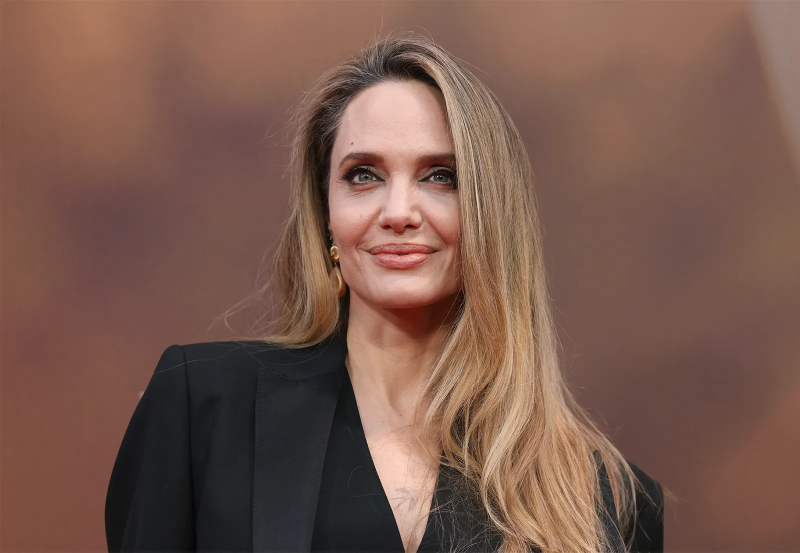
#> input picture images/jolie.jpg, 1600 x 1105 px (shown at 1/2 size)
$ jupyter execute --allow-errors a_image_basics.ipynb
#> lines starting #> are read from the running program, lines starting #| are printed output that depends on the picture; after the words box and inside, x2 and y2 are one past the last pixel; in counts of white or black regions, pixels touching at a corner belong together
# Image Creation

[cell 1]
# Creating a (6, 8) grayscale image with a white pixel at (2, 3)
import cv2 as cv
import numpy as np
import matplotlib.pyplot as plt
im = np.zeros((6,8), dtype=np.uint8)
print(im)
im[0,0] = 160
fig, ax = plt.subplots(1, 1, figsize=(6, 8))
ax.imshow(im, cmap='gray', vmin=0, vmax=255)
ax.xaxis.set_ticks_position('top')
plt.show()

[cell 2]
# Creating a (6, 8) color image with a pink pixel at (2, 3)
import cv2 as cv
import numpy as np
import matplotlib.pyplot as plt
im = np.zeros((6,8,3), dtype=np.uint8)
im[2,3] = (255, 190, 203)
fig, ax = plt.subplots(1, 1, figsize=(6, 8))
ax.imshow(im)
ax.xaxis.set_ticks_position('top')
plt.show()

[cell 3]
# Opening an Image and Displaying Using Matplotlib.
import cv2 as cv
import matplotlib.pyplot as plt
im = cv.imread('images/jolie.jpg')
#> im is the input picture: shape (1105, 1600, 3); mean B, G, R 77.2, 89.5, 121.4
fig, ax = plt.subplots(1, 1, figsize=(6, 8))
ax.imshow(cv.cvtColor(im, cv.COLOR_BGR2RGB))
ax.xaxis.set_ticks_position('top')
plt.show()

[cell 4]
# Opening an Image and Displaying Using OpenCV.
import cv2 as cv
im = cv.imread('images/jolie.jpg')
cv.namedWindow('Image', cv.WINDOW_AUTOSIZE)
cv.imshow('Image', im)
cv.waitKey(0)
cv.destroyAllWindows()

[cell 5]
# Opening an Image and Displaying Properties.
import cv2 as cv
import matplotlib.pyplot as plt
im = cv.imread('images/jolie.jpg')
fig, ax = plt.subplots(1, 1, figsize=(6, 8))
ax.imshow(cv.cvtColor(im, cv.COLOR_BGR2RGB))
ax.xaxis.set_ticks_position('top')
plt.show()
print('Image Shape:', im.shape)
#| Image Shape: (1105, 1600, 3)
print('Image Data Type:', im.dtype)
#| Image Data Type: uint8
print('Image Size:', im.size)
#| Image Size: 5304000

[cell 6]
# Open emma_gray.jpg and increase its brightness.
from turtle import title
import cv2 as cv
import numpy as np
import matplotlib.pyplot as plt
im1 = cv.imread('images/jolie.jpg', cv.IMREAD_GRAYSCALE)
#> im1: shape (1105, 1600); min 0, max 254, mean 97.6
im2 = cv.add(im1, 100)
fig, ax = plt.subplots(1, 2, figsize=(6, 8))
ax[0].imshow(im1, cmap='gray', vmin=0, vmax=255)
ax[0].set_title('Original Image')
ax[1].imshow(im2, cmap='gray', vmin=0, vmax=255)
ax[1].set_title('Brightness Increased')
for a in ax:
    a.axis('off')
plt.show()

[cell 7]
# Open emma_gray.jpg and increase its brightness [INCORRECT]
from turtle import title
import cv2 as cv
import numpy as np
import matplotlib.pyplot as plt
im1 = cv.imread('images/jolie.jpg', cv.IMREAD_GRAYSCALE)
im2 = im1 + 100
fig, ax = plt.subplots(1, 2, figsize=(6, 8))
ax[0].imshow(im1, cmap='gray', vmin=0, vmax=255)
ax[0].set_title('Original Image')
ax[1].imshow(im2, cmap='gray', vmin=0, vmax=255)
ax[1].set_title('Brightness Increased')
for a in ax:
    a.axis('off')
plt.show()

[cell 8]
# Extracting the Blue Channel from an Image.
import cv2 as cv
import numpy as np
import matplotlib.pyplot as plt
im = cv.imread('images/flowersrgb.jpg')
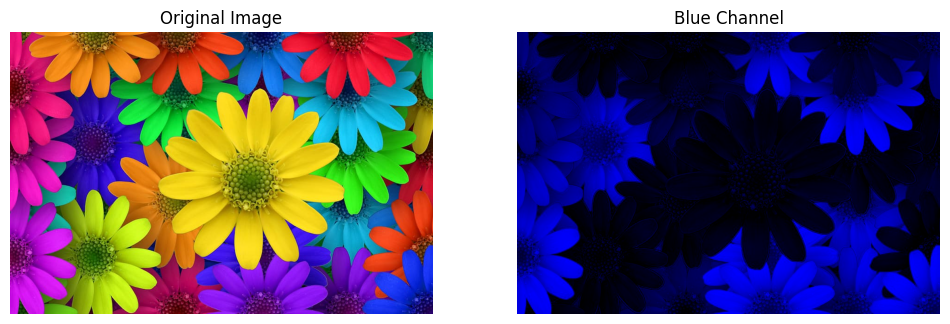
#> input picture images/flowersrgb.jpg, 950 x 324 px
#> im is the input picture: shape (324, 950, 3); mean B, G, R 121.9, 95.9, 108.7
im_blue = im.copy()
im_blue[:,:,1] = 0
im_blue[:,:,2] = 0
fig, ax = plt.subplots(1, 2, figsize=(12, 8))
ax[0].imshow(cv.cvtColor(im, cv.COLOR_BGR2RGB))
ax[0].set_title('Original Image')
ax[1].imshow(cv.cvtColor(im_blue, cv.COLOR_BGR2RGB))
ax[1].set_title('Blue Channel')
for a in ax:
    a.axis('off')
plt.show()

[cell 9]
# Increase brightness of im1 by 100 using loops
im2 = np.zeros_like(im1)
for i in range(im1.shape[0]):
    for j in range(im1.shape[1]):
        val = int(im1[i, j]) + 100
        im2[i, j] = 255 if val > 255 else val

fig, ax = plt.subplots(1, 2, figsize=(6, 8))
ax[0].imshow(im1, cmap='gray', vmin=0, vmax=255)
ax[0].set_title('Original Image')
ax[1].imshow(im2, cmap='gray', vmin=0, vmax=255)
ax[1].set_title('Brightness Increased')
for a in ax:
    a.axis('off')
plt.show()

[cell 10]
# Extract the red and green channels from an image.
im_red = im.copy()
im_red[:,:,1] = 0
im_red[:,:,0] = 0
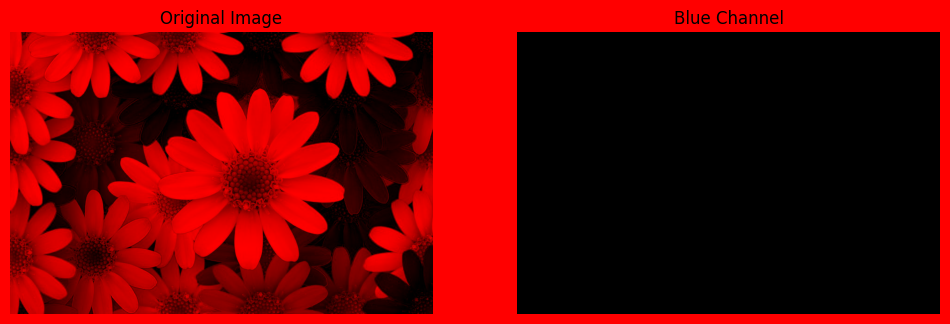
#> im_red: shape (324, 950, 3); mean B, G, R 0, 0, 108.7
im_green = im.copy()
im_green[:,:,0] = 0
im_green[:,:,2] = 0
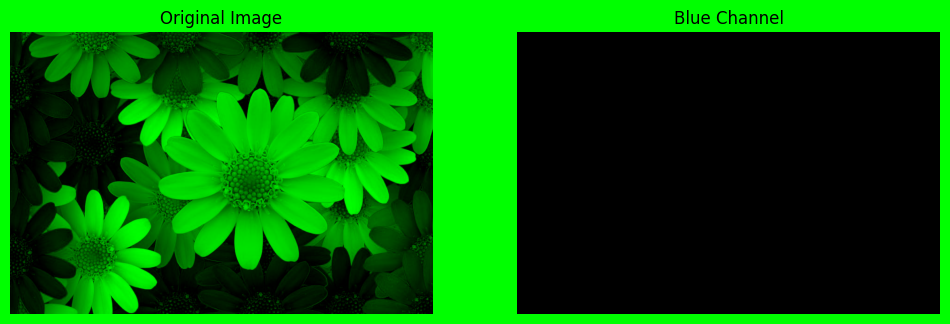
#> im_green: shape (324, 950, 3); mean B, G, R 0, 95.9, 0
fig, ax = plt.subplots(1, 2, figsize=(12, 8))
ax[0].imshow(cv.cvtColor(im_red, cv.COLOR_BGR2RGB))
ax[0].set_title('Red Channel')
ax[1].imshow(cv.cvtColor(im_green, cv.COLOR_BGR2RGB))
ax[1].set_title('Green Channel')
for a in ax:
    a.axis('off')
plt.show()

[cell 11]
import cv2 as cv
import numpy as np
import matplotlib.pyplot as plt
im = cv.imread('images/pencils.jpg')
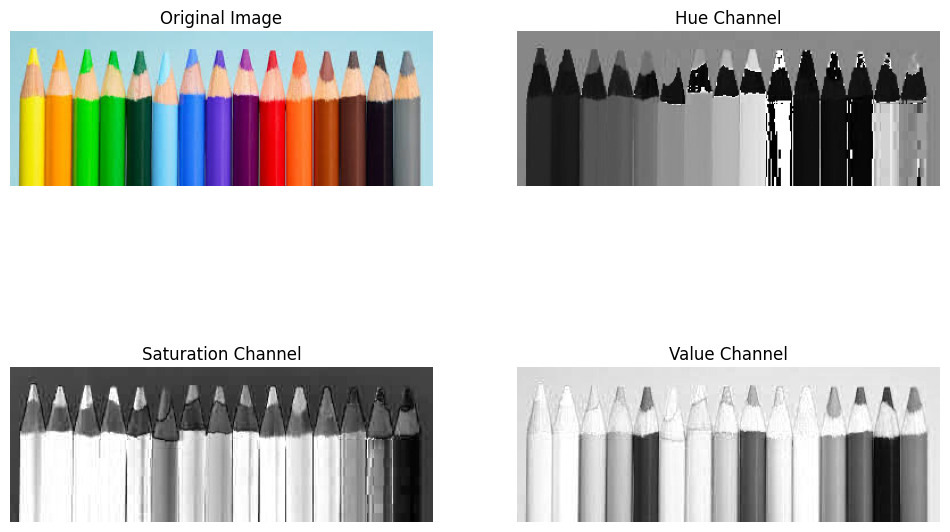
#> input picture images/pencils.jpg, 950 x 532 px
#> im is the input picture: shape (532, 950, 3); mean B, G, R 195.3, 197.7, 197.7
im_hsv = cv.cvtColor(im, cv.COLOR_BGR2HSV)
#> im_hsv: shape (532, 950, 3); mean H, S, V 9.5, 18.3, 203.8
fig, ax = plt.subplots(2, 2, figsize=(12, 8))
ax[0, 0].imshow(cv.cvtColor(im, cv.COLOR_BGR2RGB))
ax[0, 0].set_title('Original Image')
ax[0, 1].imshow(im_hsv[:,:,0], cmap='gray')
ax[0, 1].set_title('Hue Channel')
ax[1, 0].imshow(im_hsv[:,:,1], cmap='gray')
ax[1, 0].set_title('Saturation Channel')
ax[1, 1].imshow(im_hsv[:,:,2], cmap='gray')
ax[1, 1].set_title('Value Channel')
for a in ax.ravel():
    a.axis('off')
plt.show()

[cell 12]
# Segment the light-blue pencil from the image.
import cv2 as cv
import numpy as np
import matplotlib.pyplot as plt
im = cv.imread('images/pencils.jpg')
im_hsv = cv.cvtColor(im, cv.COLOR_BGR2HSV)
mask = cv.inRange(im_hsv, (90, 100, 100), (130, 255, 255))
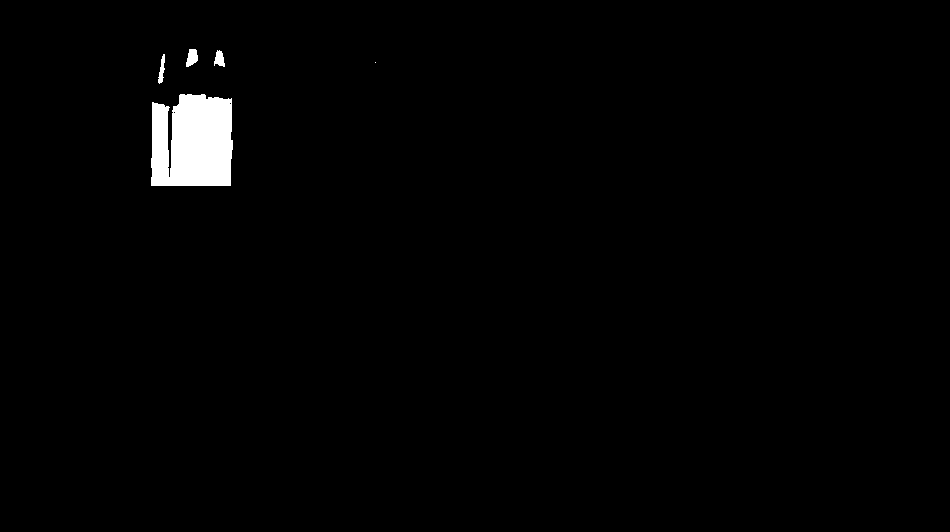
#> mask: shape (532, 950); 1.4% white; 5 white regions (1 under 20 px), largest, box (x1, y1, x2, y2) and area: (151, 94, 233, 186) 6735, (186, 49, 198, 67) 155, (214, 50, 225, 67) 125, (158, 54, 165, 84) 114
im_segmented = cv.bitwise_and(im, im, mask=mask)
fig, ax = plt.subplots(1, 2, figsize=(12, 8))
ax[0].imshow(cv.cvtColor(im, cv.COLOR_BGR2RGB))
ax[0].set_title('Original Image')
ax[1].imshow(cv.cvtColor(im_segmented, cv.COLOR_BGR2RGB))
ax[1].set_title('Segmented Image')
for a in ax:
    a.axis('off')
plt.show()

[cell 13]
# Write the brightness increasing code using loops.
import cv2 as cv
import numpy as np
import matplotlib.pyplot as plt
im1 = cv.imread('images/jolie.jpg', cv.IMREAD_GRAYSCALE)
im2 = np.zeros_like(im1)
for i in range(im1.shape[0]):
    for j in range(im1.shape[1]):
        im2[i,j] = im1[i,j] + 100
fig, ax = plt.subplots(1, 2, figsize=(6, 8))
ax[0].imshow(im1, cmap='gray', vmin=0, vmax=255)
ax[0].set_title('Original Image')
ax[1].imshow(im2, cmap='gray', vmin=0, vmax=255)
ax[1].set_title('Brightness Increased')
for a in ax:
    a.axis('off')
plt.show()

[cell 14]
# Identity Transformations (Identity)
import cv2 as cv
import numpy as np
import matplotlib.pyplot as plt
f = cv.imread('images/jolie.jpg', cv.IMREAD_GRAYSCALE)
t = np.arange(256, dtype=np.uint8)
g = t[f]
fig, ax = plt.subplots(1, 3, figsize=(12, 4))
ax[0].imshow(f, cmap='gray', vmin=0, vmax=255)
ax[0].set_title('Original Image')
ax[1].imshow(g, cmap='gray', vmin=0, vmax=255)
ax[1].set_title('Transformed Image')

ax[2].plot(t)
ax[2].set_ylim([0, 255])
ax[2].set_xlim([0, 255])
ax[2].set_title('Transformation Function')
for a in ax[0:2]:
    a.axis('off')
plt.show()
#> figure, not shown here; panel 3: curve peaks at x = 255, y = 255

[cell 15]
# Negative Transformation
import cv2 as cv
import numpy as np
import matplotlib.pyplot as plt
f = cv.imread('images/jolie.jpg', cv.IMREAD_GRAYSCALE)
t = np.arange(255, -1, -1,  dtype=np.uint8)
g = t[f]
plt.plot(t)
cv.namedWindow('Image', cv.WINDOW_AUTOSIZE)
cv.imshow('Image', f)
cv.waitKey(10000)
cv.imshow('Image', g)
cv.waitKey(10000)
cv.destroyAllWindows()
#> figure, not shown here; curve peaks at x = 0, y = 255

[cell 16]
# Intensity Windowing
import cv2 as cv
import numpy as np
import matplotlib.pyplot as plt

c = np.array([(100, 50), (150, 200)]) #This creates the control points fot the transformation

t1 = np.linspace(0, c[0,1], c[0,0] + 1 - 0).astype('uint8')
print(len(t1))
t2 = np.linspace(c[0,1] + 1, c[1,1], c[1,0] - c[0,0]).astype('uint8')
print(len(t2))
t3 = np.linspace(c[1,1] + 1, 255, 255 - c[1,0]).astype('uint8')
print(len(t3))

transform = np.concatenate((t1, t2), axis=0).astype('uint8')
transform = np.concatenate((transform, t3), axis=0).astype('uint8')
print(len(transform))

fig, ax = plt.subplots()
ax.plot(transform)
ax.set_xlabel(r'Input, $f(\mathbf{x})$')
ax.set_ylabel(r'Output, $\mathrm{T}[f(\mathbf{x})]$')
ax.set_xlim(0,255)
ax.set_ylim(0,255)
ax.set_aspect('equal')
plt.show()
#> figure, not shown here; curve peaks at x = 255, y = 255


img_orig = cv.imread('images/jolie.jpg', cv.IMREAD_GRAYSCALE)
cv.namedWindow("Image", cv.WINDOW_AUTOSIZE)
cv.imshow("Image", img_orig)
cv.waitKey(300)
image_transformed = cv.LUT(img_orig, transform)
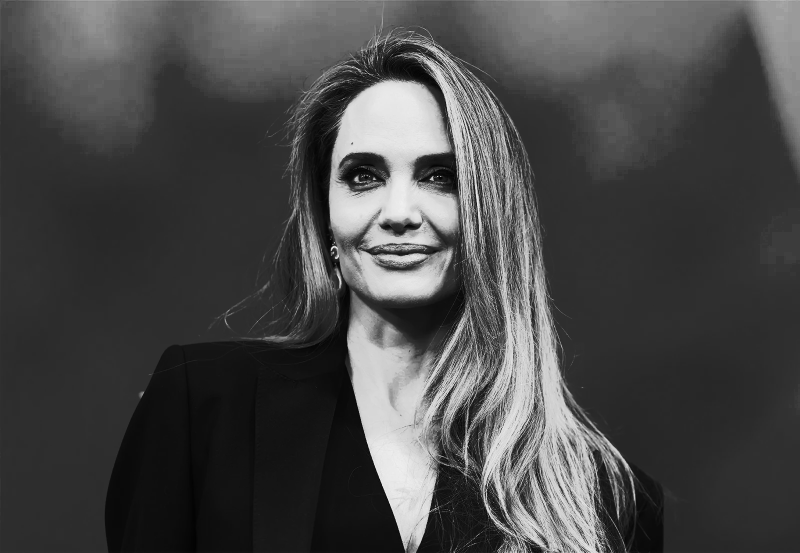
#> image_transformed: shape (1105, 1600) (shown at 1/2 size); min 0, max 254, mean 72.8
cv.imshow("Image", image_transformed)
cv.waitKey(3000)
cv.destroyAllWindows()

[cell 17]
# Plots of Functions for Gamma Correction
import numpy as np
import matplotlib.pyplot as plt

fig, ax = plt.subplots()
gamma = [0.2, 0.5, 1, 2, 5]
for g in gamma:
    table = np.array([(i/255.0)**(g)*255.0 for i in np.arange(0,256)]).astype('uint8')
    ax.plot(table, label=r'$\gamma = {g}$'.format(g=g))
ax.legend(loc='best')
ax.set_xlim(0,255)
ax.set_ylim(0,255)
ax.set_aspect('equal')
ax.set_xlabel(r'Input, $f(\mathbf{x})$')
ax.set_ylabel(r'Output, $\mathrm{T}[f(\mathbf{x})]$')
plt.savefig('transform.png')
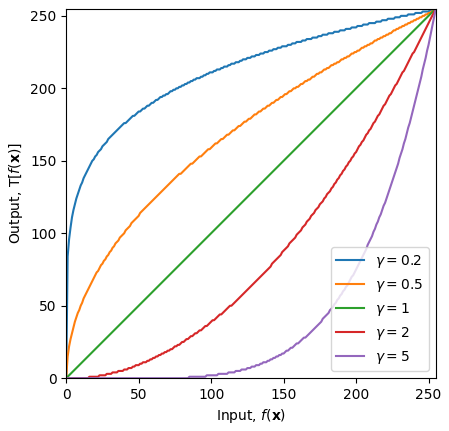
#> figure drawn by matplotlib, 1 panel; curve peaks at x = 255, y = 255; curve peaks at x = 255, y = 255; curve peaks at x = 255, y = 255
plt.show()

[cell 18]
# Gamma Correction
import cv2 as cv
import numpy as np
import matplotlib.pyplot as plt

gamma = 4
f = cv.imread('images/jolie.jpg', cv.IMREAD_GRAYSCALE)

t = np.array([(i/255.0)**(gamma)*255 for i in np.arange(0,256)]).astype(np.uint8)
#> t = 256 values from 0 to 255
g = cv.LUT(f, t)
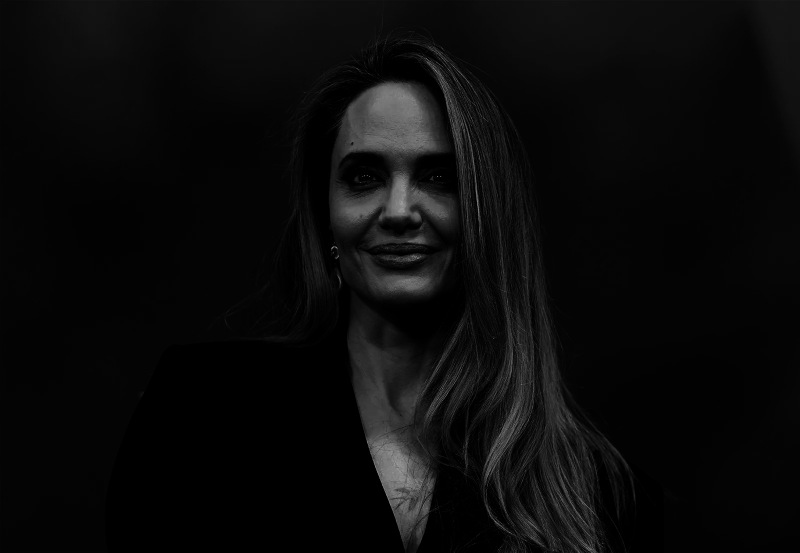
#> g: shape (1105, 1600) (shown at 1/2 size); min 0, max 251, mean 10.6

fig, ax = plt.subplots(1, 2, figsize=(12, 8))
ax[0].imshow(f, cmap='gray', vmin=0, vmax=255)
ax[0].set_title('Original Image')
ax[1].imshow(g, cmap='gray', vmin=0, vmax=255)
ax[1].set_title('Gamma Correction')
for a in ax:
    a.axis('off')
plt.show()

[cell 19]
# Do teh above for gramma = 0.1, 0.2, 0.5, 1, 2, 5
import cv2 as cv
import numpy as np
import matplotlib.pyplot as plt

gammas = [0.1, 0.2, 0.5, 1, 2, 5]
f = cv.imread('images/Fig0309(a)(washed_out_aerial_image).tif', cv.IMREAD_GRAYSCALE)

fig, ax = plt.subplots(2, 3, figsize=(12, 8))
#> (the rest of this cell did not finish here and is left out)

[cell 20]
# Histrogram Using Numpy
import cv2 as cv
import numpy as np
import matplotlib.pyplot as plt

f = cv.imread('images/emma_gray.jpg', cv.IMREAD_GRAYSCALE)
#> (the rest of this cell did not finish here and is left out)

[cell 21]
# Histogram Using OpenCV
import cv2 as cv
import numpy as np
import matplotlib.pyplot as plt

f = cv.imread('images/emma_gray.jpg', cv.IMREAD_GRAYSCALE)
hist = cv.calcHist([f], [0], None, [256], [0, 256])
#> hist = 256 values from 0 to 0
fig, ax = plt.subplots(1, 2, figsize=(12, 4))
#> (the rest of this cell did not finish here and is left out)

[cell 22]
# Carry Our Histogram Equalization on the shells.tif Image
import cv2 as cv
import numpy as np
import matplotlib.pyplot as plt

f = cv.imread('images/shells.tif', cv.IMREAD_GRAYSCALE)
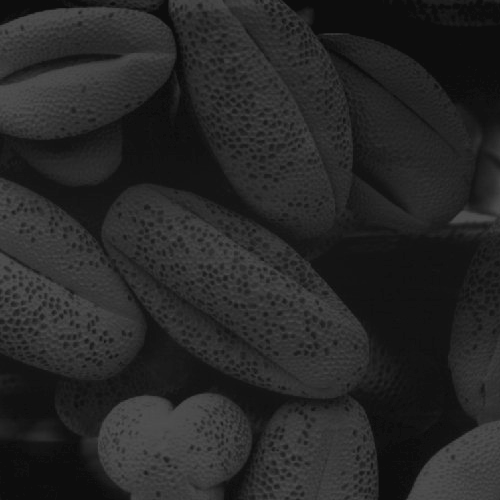
#> input picture a1images/a1images/shells.tif, 500 x 500 px, found by its file name
#> f is the input picture: shape (500, 500); min 13, max 83, mean 38.7
g = cv.equalizeHist(f)
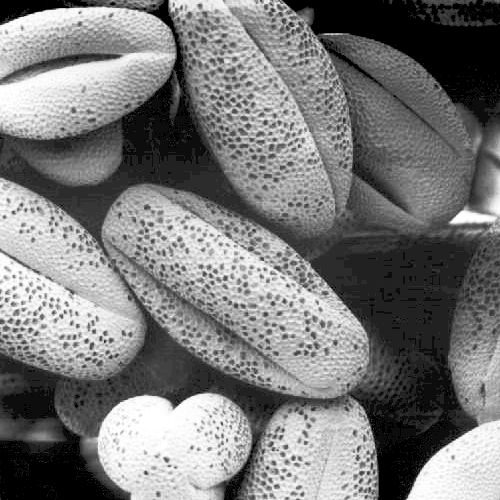
#> g: shape (500, 500); min 0, max 255, mean 121.5
fig, ax = plt.subplots(1, 2, figsize=(12, 8))
ax[0].imshow(f, cmap='gray', vmin=0, vmax=255)
ax[0].set_title('Original Image')
ax[0].axis('off')
ax[1].imshow(g, cmap='gray', vmin=0, vmax=255)
ax[1].set_title('Histogram Equalization')
ax[1].axis('off')
plt.show()

[cell 23]
# Do the Same Using a Hand-Computed Intensity Transfromation
import cv2 as cv
import numpy as np
import matplotlib.pyplot as plt

f = cv.imread('images/shells.tif', cv.IMREAD_GRAYSCALE)
M, N = f.shape
#> M = 500; N = 500
L = 256
t = np.zeros(256, dtype=np.uint8)
hist, bins = np.histogram(f.ravel(), 256, [0, 256])
#> hist = 256 values, max 17718 at index 13, min 0 at index 0, mean 976.6; bins = 257 values from 0 to 256
cdf = hist.cumsum()
#> cdf = 256 values from 0 to 250000
cdf_min = cdf.min()
#> cdf_min = 0
cdf_max = cdf.max()
#> cdf_max = 250000
t = np.array([(L-1)/(M*N)*cdf[i] for i in range(256)], dtype=np.uint8)
g = t[f]
fig, ax = plt.subplots(1, 2, figsize=(12, 8))
ax[0].imshow(f, cmap='gray', vmin=0, vmax=255)
ax[0].set_title('Original Image')
ax[0].axis('off')
ax[1].imshow(g, cmap='gray', vmin=0, vmax=255)
ax[1].set_title('Histogram Equalization')
ax[1].axis('off')
plt.show()
